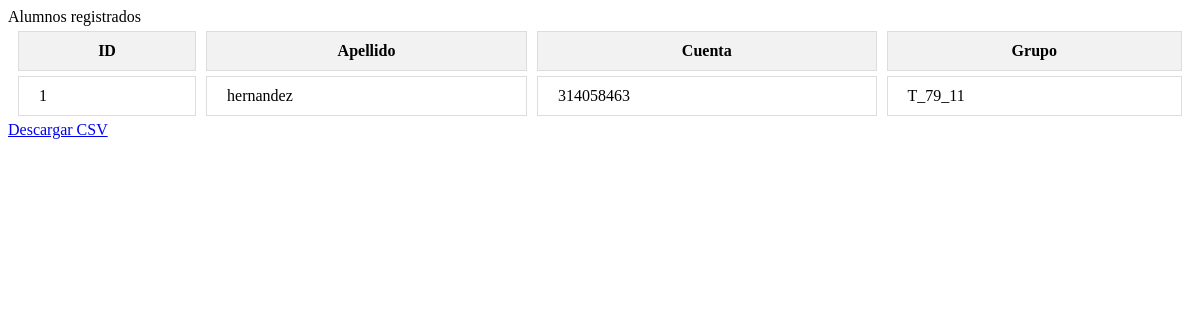
/registrados, run on an earlier commit of the app's database.
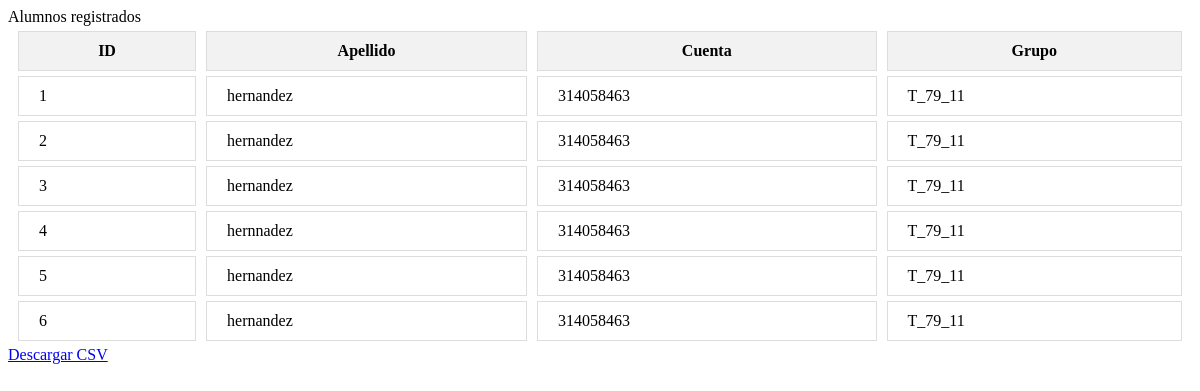
And on a later commit of the database.
### app.py (models this page shows, shortened)
class Students(db.Model):
    id = db.Column('student_id', db.Integer, primary_key=True)
    apellido = db.Column(db.String(100),nullable = False)
    cuenta = db.Column(db.String(10), nullable = False)
    group_id = db.Column(db.Integer, db.ForeignKey('groups.id'), nullable=True)
    group = db.relationship('Groups', backref=db.backref('students', lazy=True))

class Groups(db.Model):
    id = db.Column(db.Integer, primary_key=True)
    name = db.Column(db.String(50), nullable=False)
    max_students = db.Column(db.Integer, default=55)
    current_students = db.Column(db.Integer, default=0)
    time_slot = db.Column(db.String(10), nullable=False) # Esto puede ser "9", "11" o "13"

### app.py (the view)
@app.route('/registrados')
def registrados():
    title = 'Alumnos registrados'
    students = Students.query.all()
    return render_template('registrados.html', title=title,students=students)

### templates/registrados.html (shortened to what this page needs)
{% block content %}
<div class="container">
    <table>
        <thead>
            <tr>
                <th>ID</th>
                <th>Apellido</th>
                <th>Cuenta</th>
                <th>Grupo</th>
            </tr>
        </thead>
        <tbody>
            {% for student in students %}
            <tr>
                <td>{{ student.id }}</td>
                <td>{{ student.apellido }}</td>
                <td>{{ student.cuenta }}</td>
                <td>{{ student.group.name }}</td>
            </tr>
            {% endfor %}
        </tbody>
    </table>
    <a href="{{ url_for('download_csv') }}" class="btn btn-primary">Descargar CSV</a>
</div>
{% endblock %}

### templates/registrados.html (style rules this page uses)
table { border-spacing: 10px 5px; width: 100%; }
th, td { padding: 10px 20px; border: 1px solid #ddd; }
th { background-color: #f2f2f2; }

What changed in the data, as far as the page shows it:
added Students: id "2", apellido "hernandez", cuenta "314058463", group.name "T_79_11"
added Students: id "3", apellido "hernandez", cuenta "314058463", group.name "T_79_11"
added Students: id "4", apellido "hernnadez", cuenta "314058463", group.name "T_79_11"
added Students: id "5", apellido "hernandez", cuenta "314058463", group.name "T_79_11"
added Students: id "6", apellido "hernandez", cuenta "314058463", group.name "T_79_11"
